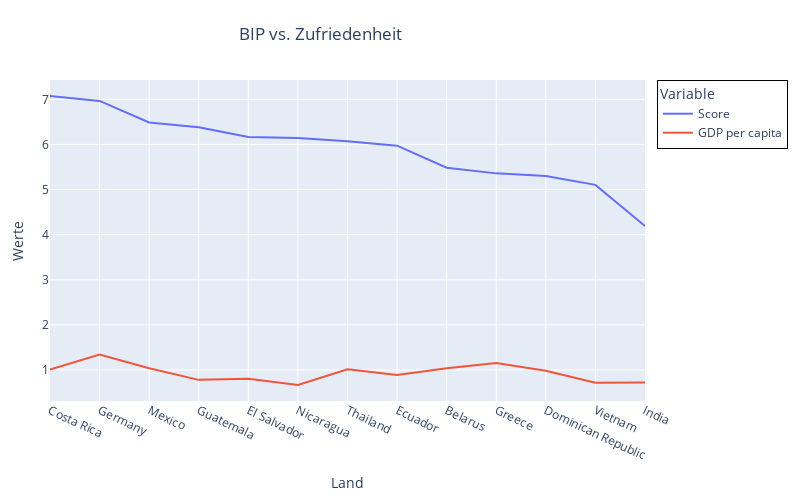

Notebook code for this chart:
### Code cell
countries = ["Costa Rica", "Columbia", "Mexico", "Vietnam",  "Thailand" , "Guatemala", "El Salvador" , "Nicaragua",
 "Ecuador", "Dominican Republic", "Germany", "India", "Greece", "Belarus"]
# Filter melted_data based on the list
melted_data = melted_data[melted_data["Country or region"].isin(countries)]
fig = px.line(melted_data,
              x="Country or region",
              y="value",
              color="variable")
fig.update_layout(xaxis_tickangle=25,
                  title="BIP vs. Zufriedenheit",
                  xaxis_title="Land",
                  yaxis_title="Werte",
                  legend_title_text="Variable",
                  legend_bordercolor="black",  # Rahmen um die Legende
                  legend_borderwidth=1,
                  legend_bgcolor="white",
                  title_x=0.4,
                  width=800,
                  height=500,
                  margin=dict(
                      l=50,  # Linker Rand
                      r=50,  # Rechter Rand
                      b=50,  # Unten
                      t=80   # Oben
                  )
)

### Figure 1 — Plotly figure (JSON) as saved in the notebook; plotly's stock layout.template omitted (floating-point values rounded to 4 significant figures)
{"data": [{"hovertemplate": "variable=Score<br>Country or region=%{x}<br>value=%{y}<extra></extra>", "legendgroup": "Score", "line": {"color": "#636efa", "dash": "solid"}, "marker": {"symbol": "circle"}, "mode": "lines", "name": "Score", "orientation": "v", "showlegend": true, "type": "scatter", "x": ["Costa Rica", "Germany", "Mexico", "Guatemala", "El Salvador", "Nicaragua", "Thailand", "Ecuador", "Belarus", "Greece", "Dominican Republic", "Vietnam", "India"], "xaxis": "x", "y": [7.072, 6.965, 6.488, 6.382, 6.167, 6.141, 6.072, 5.973, 5.483, 5.358, 5.302, 5.103, 4.19], "yaxis": "y"}, {"hovertemplate": "variable=GDP per capita<br>Country or region=%{x}<br>value=%{y}<extra></extra>", "legendgroup": "GDP per capita", "line": {"color": "#EF553B", "dash": "solid"}, "marker": {"symbol": "circle"}, "mode": "lines", "name": "GDP per capita", "orientation": "v", "showlegend": true, "type": "scatter", "x": ["Costa Rica", "Germany", "Mexico", "Guatemala", "El Salvador", "Nicaragua", "Thailand", "Ecuador", "Belarus", "Greece", "Dominican Republic", "Vietnam", "India"], "xaxis": "x", "y": [1.01, 1.34, 1.038, 0.781, 0.806, 0.668, 1.016, 0.889, 1.039, 1.154, 0.982, 0.715, 0.721], "yaxis": "y"}], "layout": {"height": 500, "legend": {"bgcolor": "white", "bordercolor": "black", "borderwidth": 1, "title": {"text": "Variable"}, "tracegroupgap": 0}, "margin": {"b": 50, "l": 50, "r": 50, "t": 80}, "title": {"text": "BIP vs. Zufriedenheit", "x": 0.4}, "width": 800, "xaxis": {"anchor": "y", "domain": [0, 1], "tickangle": 25, "title": {"text": "Land"}}, "yaxis": {"anchor": "x", "domain": [0, 1], "title": {"text": "Werte"}}}}
